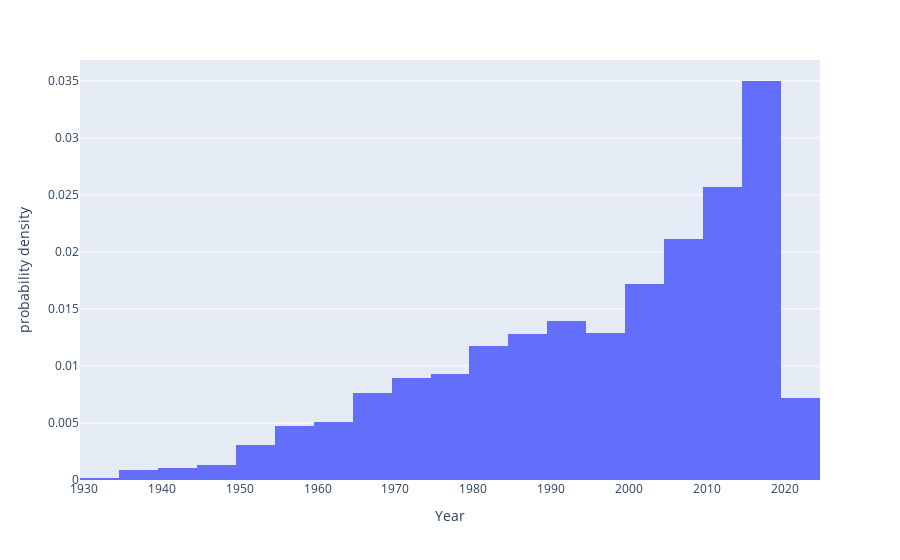

Here is the notebook cell this chart was saved with:
### Markdown cell above
# Data Visualization:-

### Code cell
year = px.histogram(df, x = "Year", histnorm = "probability density",nbins = 30)
year.show()

### Figure 1 — Plotly figure (JSON) as saved in the notebook; plotly's stock layout.template omitted (floating-point values rounded to 4 significant figures; data arrays with more than 128 entries replaced by an {"elided": "..."} marker saying what was removed)
{"data": [{"bingroup": "x", "histnorm": "probability density", "hovertemplate": "Year=%{x}<br>probability density=%{y}<extra></extra>", "legendgroup": "", "marker": {"color": "#636efa", "pattern": {"shape": ""}}, "name": "", "nbinsx": 30, "orientation": "v", "showlegend": false, "type": "histogram", "x": {"elided": "5659 int values"}, "xaxis": "x", "yaxis": "y"}], "layout": {"autosize": true, "barmode": "relative", "legend": {"tracegroupgap": 0}, "margin": {"t": 60}, "xaxis": {"anchor": "y", "autorange": true, "domain": [0, 1], "range": [1930.0, 2024.0], "title": {"text": "Year"}, "type": "linear"}, "yaxis": {"anchor": "x", "autorange": true, "domain": [0, 1], "range": [0, 0.03683], "title": {"text": "probability density"}}}}
